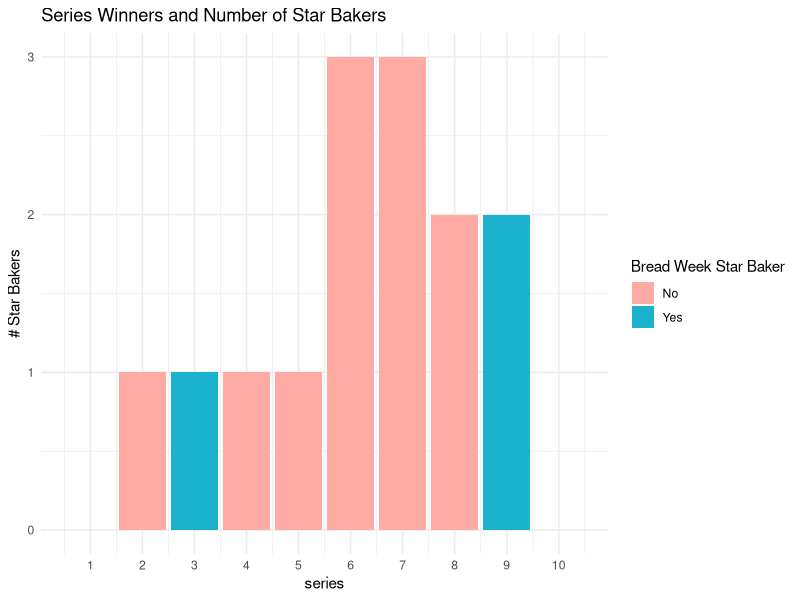
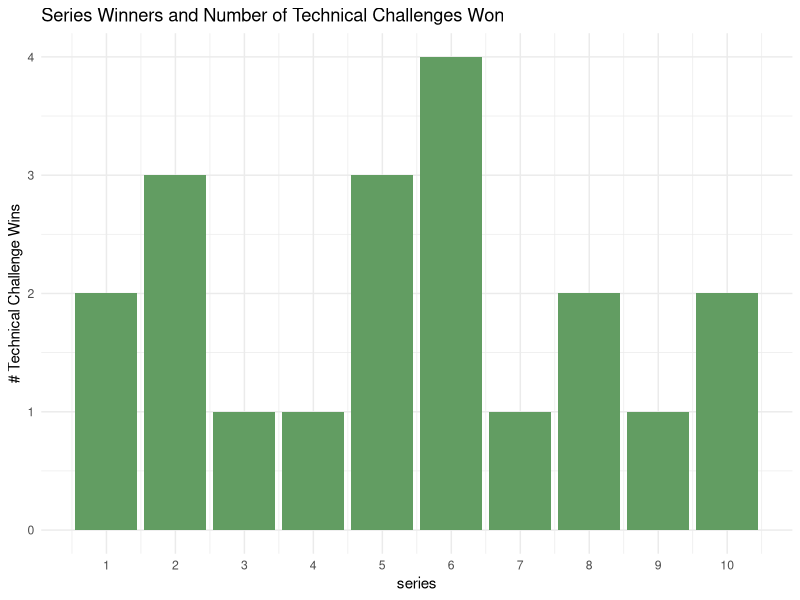

Source code (R) for these figures, in order:
library(tidyverse)

winning_data <- read_csv("derived_data/winning_data.csv")

winner_starBakers <- winning_data %>%
    filter(series_winner == 1) %>% 
    select(series, baker_first, baker_last, nstar_baker, bread_star_baker, technical_winner) %>%
    arrange(series)

sb_plot <- ggplot(winner_starBakers, aes(x = series, y = nstar_baker, fill = as.factor(bread_star_baker))) +
    geom_bar(stat = "identity") +
    labs(fill = "Bread Week Star Baker",
         title = "Series Winners and Number of Star Bakers") +
    scale_fill_manual("Bread Week Star Baker",
                      values = c("0" = "#fdaba3", "1" =  "#1ab2cc"),
                      labels = c("No", "Yes")) +
    theme_minimal() +
    scale_x_continuous(breaks = seq(1:10),
        labels = 1:10) +
    ylab(label = "# Star Bakers")
    
ggsave("figures/winner_number_starbakers.png", plot = sb_plot)

technical_plot <- ggplot(winner_starBakers, aes(x = series, y = technical_winner)) +
    geom_bar(stat = "identity", fill = "#629d62") +
    labs(title = "Series Winners and Number of Technical Challenges Won") +
    theme_minimal() +
    scale_x_continuous(breaks = seq(1:10),
                       labels = 1:10) +
    ylab(label = "# Technical Challenge Wins")

ggsave("figures/winner_number_technicals.png", plot = technical_plot)
